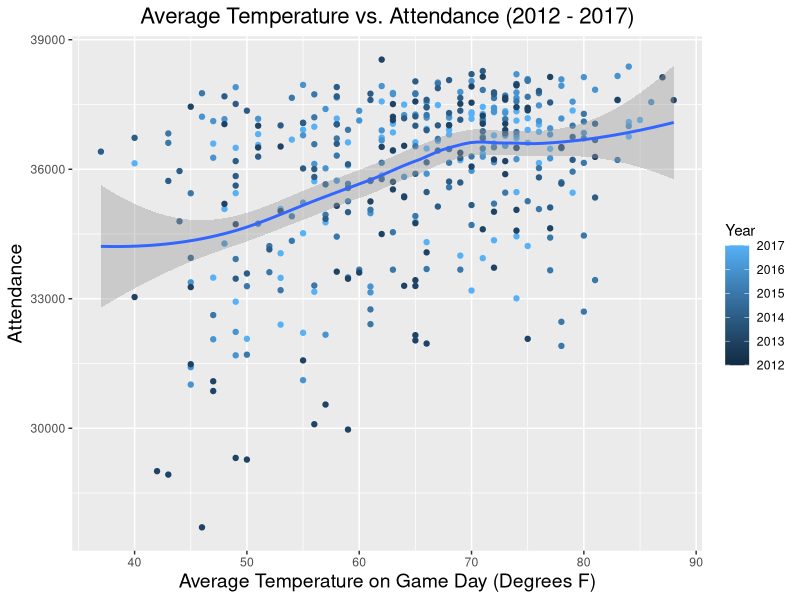
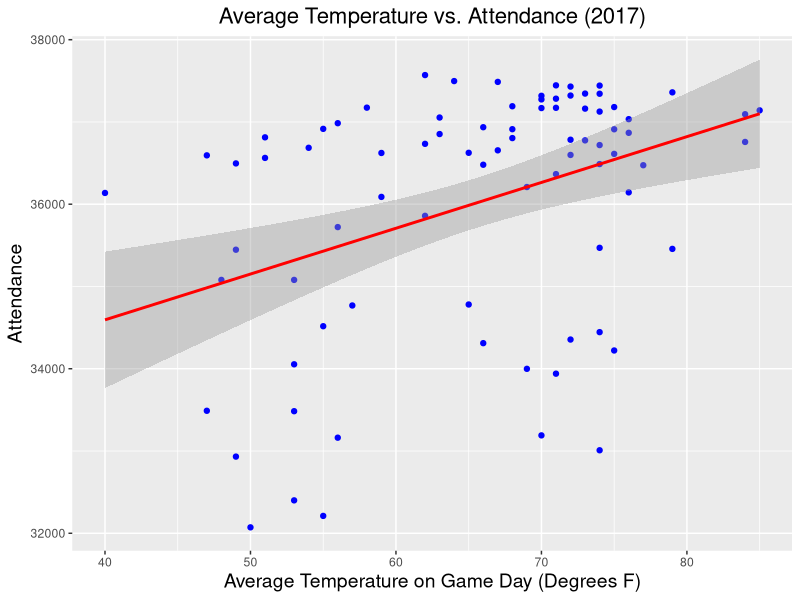
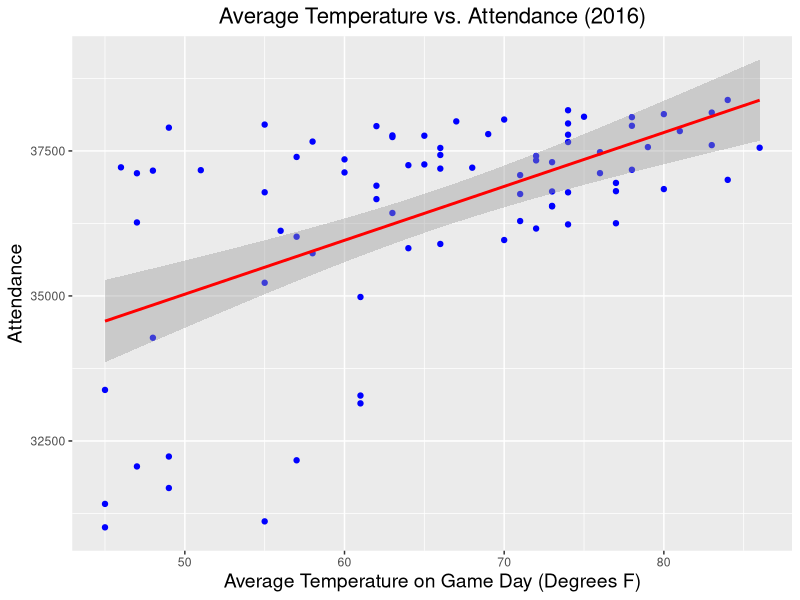
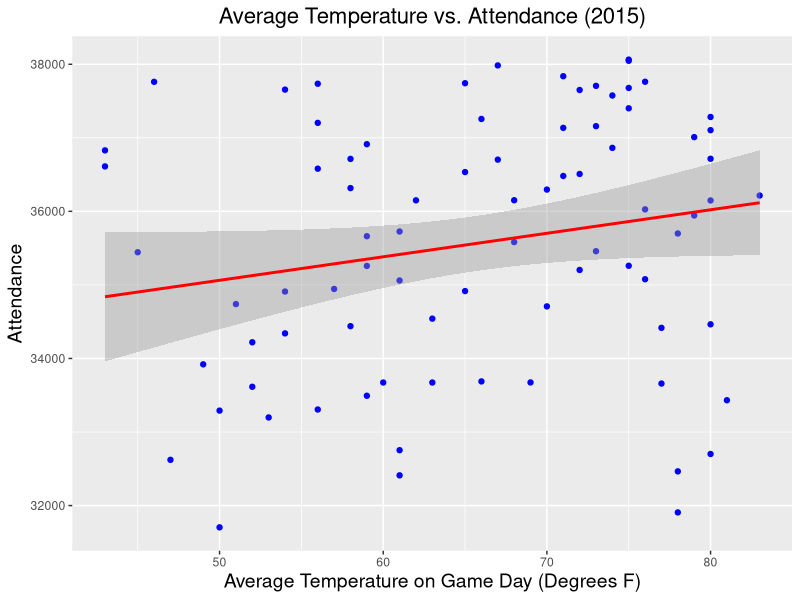
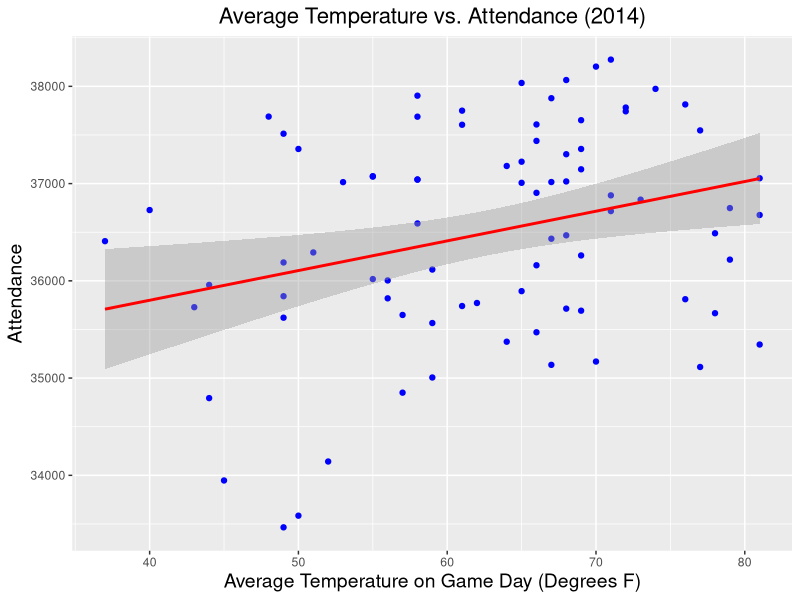
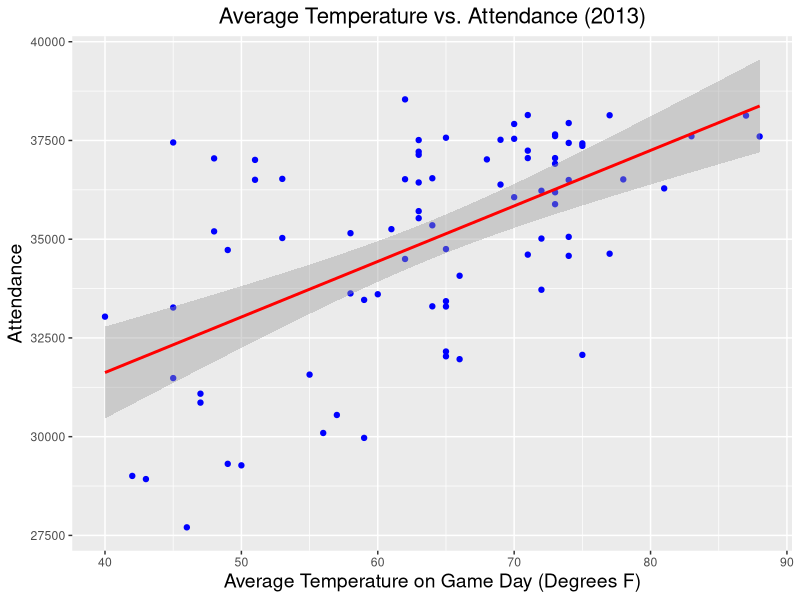

Recreate these plots in R, in order. (Note: this script raises an error after producing the figures.)
## ---- chunk 1
knitr::opts_chunk$set(echo = TRUE)
## ---- chunk 2
library(readr)
library(dplyr)
library(ggplot2)
library(knitr)
library(scales)
library(gridExtra)
baseball <- read.csv("baseball_weather.csv", header = T) %>% filter(X.1 != "@")
basketball <- read.csv("basketball_weather.csv", header = T)
baseball11 <- read.csv("baseball_weather.csv", header = T) %>% filter(X.1 != "@")
baseball <- select(baseball, Gm., Year, DATE, X, Tm, Opp, W.L, Win, Loss, Save, Time, D.N, Attendance, TAVG, TMAX, TMIN)
write.csv(baseball, file = "baseball00.csv")
## ---- chunk 3
# There appears to be a weak but slightly positive relationship between  average temperature and attendance over the past six seasons
ggplot(baseball, mapping = aes(x = TAVG, y = Attendance)) +
  geom_point(mapping = aes(color = Year)) +
  geom_smooth() + 
  ggtitle("Average Temperature vs. Attendance (2012 - 2017)") +
  theme(axis.title.x = element_text(size = 14)) +
  theme(axis.title.y = element_text(size = 14)) +
  theme(plot.title = element_text(hjust = 0.5, size = 16)) +
  xlab("Average Temperature on Game Day (Degrees F)") + 
  ylab("Attendance")
## ---- chunk 4
# 2017 Season
baseball_2017 <- baseball %>% filter(Year == 2017)
# Relationship between average temperature with attendance of season 2017
ggplot(baseball_2017, aes(TAVG, Attendance)) + 
  geom_point(color = "blue") + 
  geom_smooth(method = "lm", color = "red") + 
  ggtitle("Average Temperature vs. Attendance (2017)") +
  theme(axis.title.x = element_text(size = 14)) +
  theme(axis.title.y = element_text(size = 14)) +
  theme(plot.title = element_text(hjust = 0.5, size = 16)) +
  xlab("Average Temperature on Game Day (Degrees F)") + 
  ylab("Attendance")


# 2016 Season
baseball_2016 <- baseball %>% filter(Year == 2016)
# Relationship between average temperature with attendance of season 2016
ggplot(baseball_2016, aes(TAVG, Attendance)) + 
  geom_point(color = "blue") + 
  geom_smooth(method = "lm", color = "red") +
  ggtitle("Average Temperature vs. Attendance (2016)") +
  theme(axis.title.x = element_text(size = 14)) +
  theme(axis.title.y = element_text(size = 14)) +
  theme(plot.title = element_text(hjust = 0.5, size = 16)) +
  xlab("Average Temperature on Game Day (Degrees F)") + 
  ylab("Attendance")

# 2015 Season
baseball_2015 <- baseball %>% filter(Year == 2015)
# Relationship between average temperature with attendance of season 2015
ggplot(baseball_2015, aes(TAVG, Attendance)) + 
  geom_point(color = "blue") + 
  geom_smooth(method = "lm", color = "red") + 
  ggtitle("Average Temperature vs. Attendance (2015)") +
  theme(axis.title.x = element_text(size = 14)) +
  theme(axis.title.y = element_text(size = 14)) +
  theme(plot.title = element_text(hjust = 0.5, size = 16)) +
  xlab("Average Temperature on Game Day (Degrees F)") + 
  ylab("Attendance")

# 2014 Season
baseball_2014 <- baseball %>% filter(Year == 2014)
# Relationship between average temperature with attendance of season 2014
ggplot(baseball_2014, aes(TAVG, Attendance)) + 
  geom_point(color = "blue") + 
  geom_smooth(method = "lm", color = "red") + 
  ggtitle("Average Temperature vs. Attendance (2014)") +
  theme(axis.title.x = element_text(size = 14)) +
  theme(axis.title.y = element_text(size = 14)) +
  theme(plot.title = element_text(hjust = 0.5, size = 16)) +
  xlab("Average Temperature on Game Day (Degrees F)") + 
  ylab("Attendance")

# 2013 Season
baseball_2013 <- baseball %>% filter(Year == 2013)
# Relationship between average temperature with attendance of season 2013
ggplot(baseball_2013, aes(TAVG, Attendance)) + 
  geom_point(color = "blue") + 
  geom_smooth(method = "lm", color = "red") + 
  ggtitle("Average Temperature vs. Attendance (2013)") +
  theme(axis.title.x = element_text(size = 14)) +
  theme(axis.title.y = element_text(size = 14)) +
  theme(plot.title = element_text(hjust = 0.5, size = 16)) +
  xlab("Average Temperature on Game Day (Degrees F)") + 
  ylab("Attendance")
## ---- chunk 5
# 2017
# Summary of attendance in seanson 2017 with different opponent.
# Group by different opponents and arrange the attendance from high to low
baseball_opp17 <- baseball_2017 %>% group_by(Opp) %>% summarise(avg_attendance = round(mean(Attendance),,digits = 0))
baseball_opp17 <- arrange(baseball_opp17, desc(avg_attendance))

ggplot(baseball_opp17, aes(Opp, avg_attendance)) + 
  geom_bar(stat = "identity") +
  ggtitle("Average Attendance vs. Opponents in 2017") +
  theme(axis.title.x = element_text(size = 14)) +
  theme(axis.title.y = element_text(size = 14)) +
  theme(axis.text.x = element_text(angle = 90, hjust = 1)) +
  theme(plot.title = element_text(hjust = 0.5, size = 16)) +
  xlab("Opponent") + 
  ylab("Average Attendance") 


kable(baseball_opp17)


## ---- chunk 6
# 2016
# Summary of attendance in seanson 2016 with different opponent.
# Group by different opponents and arrange the attendance from high to low
baseball_opp16 <- baseball_2016 %>% group_by(Opp) %>% summarise(avg_attendance = round(mean(Attendance),digits = 0))
baseball_opp16 <- arrange(baseball_opp16, desc(avg_attendance))

ggplot(baseball_opp16, aes(Opp, avg_attendance)) + 
  geom_bar(stat = "identity") +
  ggtitle("Average Attendance vs. Opponents in 2016") +
  theme(axis.title.x = element_text(size = 14)) +
  theme(axis.title.y = element_text(size = 14)) +
  theme(axis.text.x = element_text(angle = 90, hjust = 1)) +
  theme(plot.title = element_text(hjust = 0.5, size = 16)) +
  xlab("Opponent") + 
  ylab("Average Attendance") 


kable(baseball_opp16)



## ---- chunk 7
# 2015
# Summary of attendance in seanson 2016 with different opponent.
# Group by different opponents and arrange the attendance from high to low
baseball_opp15 <- baseball_2015 %>% group_by(Opp) %>% summarise(avg_attendance = round(mean(Attendance),digits = 0))
baseball_opp15 <- arrange(baseball_opp15, desc(avg_attendance))

ggplot(baseball_opp15, aes(Opp, avg_attendance)) + 
  geom_bar(stat = "identity") +
  ggtitle("Average Attendance vs. Opponents in 2015") +
  theme(axis.title.x = element_text(size = 14)) +
  theme(axis.title.y = element_text(size = 14)) +
  theme(axis.text.x = element_text(angle = 90, hjust = 1)) +
  theme(plot.title = element_text(hjust = 0.5, size = 16)) +
  xlab("Opponent") + 
  ylab("Average Attendance") 


kable(baseball_opp15)

## ---- chunk 8
# 2014
# Summary of attendance in seanson 2016 with different opponent.
# Group by different opponents and arrange the attendance from high to low
baseball_opp14 <- baseball_2014 %>% group_by(Opp) %>% summarise(avg_attendance = round(mean(Attendance),,digits = 0))
baseball_opp14 <- arrange(baseball_opp14, desc(avg_attendance))

ggplot(baseball_opp14, aes(Opp, avg_attendance)) + 
  geom_bar(stat = "identity") +
  ggtitle("Average Attendance vs. Opponents in 2014") +
  theme(axis.title.x = element_text(size = 14)) +
  theme(axis.title.y = element_text(size = 14)) +
  theme(axis.text.x = element_text(angle = 90, hjust = 1)) +
  theme(plot.title = element_text(hjust = 0.5, size = 16)) +
  xlab("Opponent") + 
  ylab("Average Attendance") 


kable(baseball_opp14)


## ---- chunk 9
# 2013
# Summary of attendance in seanson 2013 with different opponent.
# Group by different opponents and arrange the attendance from high to low
baseball_opp13 <- baseball_2013 %>% group_by(Opp) %>% summarise(avg_attendance = round(mean(Attendance),digits = 0))
baseball_opp13 <- arrange(baseball_opp13, desc(avg_attendance))

ggplot(baseball_opp13, aes(Opp, avg_attendance)) + 
  geom_bar(stat = "identity") +
  ggtitle("Average Attendance vs. Opponents in 2013")+
  theme(axis.title.x = element_text(size = 14)) +
  theme(axis.title.y = element_text(size = 14)) +
  theme(axis.text.x = element_text(angle = 90, hjust = 1)) +
  theme(plot.title = element_text(hjust = 0.5, size = 16)) +
  xlab("Opponent") + 
  ylab("Average Attendance")


kable(baseball_opp13)
## ---- chunk 10
# Summary of attendance in 6 seansons with different opponent.
# Group by different opponents and arrange the attendance from high to low
baseball_opp <- baseball %>% group_by(Opp) %>% summarise(avg_attendance = round(mean(Attendance),digits = 0))
baseball_opp <- arrange(baseball_opp, desc(avg_attendance))

ggplot(baseball_opp, aes(Opp, avg_attendance)) +
  geom_bar(stat = "identity") + ggtitle("Average Attendance vs. Opponents in Six Seasons") +
  theme(axis.text.x = element_text(angle = 90, hjust = 1)) +
  theme(axis.title.x = element_text(size = 14)) +
  theme(axis.title.y = element_text(size = 14)) +
  theme(plot.title = element_text(hjust = 0.5, size = 16)) +
  xlab("Opponent") + 
  ylab("Average Attendance")

kable(baseball_opp)

## ---- chunk 11
# How the rain/snowy/windy days will affect the attendance of Red Sox, since base game is hypaethral.
baseball_SpecialWeather<- baseball11 %>% select(Gm.,Year,DATE, Tm, Time, Attendance,SNOW,PRCP )%>% filter(PRCP!=0)

# The rain influences on Red Sox attendence
plot1<-ggplot(baseball_SpecialWeather, aes(PRCP, Attendance)) + 
  geom_point(color = "blue") + 
  geom_smooth(method = "lm", color = "red") + 
  ggtitle("Precipitation vs. Attendance (2013-2017)") +
  theme(axis.title.x = element_text(size = 14)) +
  theme(axis.title.y = element_text(size = 14)) +
  theme(plot.title = element_text(hjust = 0.5, size = 16)) +
  xlab("Precipitation on Game Day (mm)") + 
  ylab("Total Attendance")

# The snow influences on Red Sox attendence
plot2<-ggplot(baseball_SpecialWeather, aes(SNOW, Attendance)) + 
  geom_point(color = "blue") + 
  geom_smooth(method = "lm", color = "red") + 
  ggtitle("Snow vs. Attendance (2013-2017)") +
  theme(axis.title.x = element_text(size = 14)) +
  theme(axis.title.y = element_text(size = 14)) +
  theme(plot.title = element_text(hjust = 0.5, size = 16)) +
  xlab("Whether snow on Game Day ") + 
  ylab("Total Attendance")

plot1
plot2

## ---- chunk 12
baseball_SpecialWeather17 <- baseball_SpecialWeather %>% filter(Year == 2017)
baseball_SpecialWeather16 <- baseball_SpecialWeather %>% filter(Year == 2016)
baseball_SpecialWeather15 <- baseball_SpecialWeather %>% filter(Year == 2015)
baseball_SpecialWeather14 <- baseball_SpecialWeather %>% filter(Year == 2014)
baseball_SpecialWeather13 <- baseball_SpecialWeather %>% filter(Year == 2013)

# Rain influences on Red Sox attendence in 2017:
plot17<-ggplot(baseball_SpecialWeather17, aes(PRCP, Attendance)) + 
  geom_point(color = "blue") + 
  geom_smooth(method = "lm", color = "red") + 
  ggtitle("Precipitation vs. Attendance (2017)") +
  theme(axis.title.x = element_text(size = 14)) +
  theme(axis.title.y = element_text(size = 14)) +
  theme(plot.title = element_text(hjust = 0.5, size = 16)) +
  xlab("Precipitation on Game Day (mm)") + 
  ylab("Total Attendance")

# The rain influences on Red Sox attendence in 2016:
plot16<-ggplot(baseball_SpecialWeather16, aes(PRCP, Attendance)) + 
  geom_point(color = "blue") + 
  geom_smooth(method = "lm", color = "red") + 
  ggtitle("Precipitation vs. Attendance (2016)") +
  theme(axis.title.x = element_text(size = 14)) +
  theme(axis.title.y = element_text(size = 14)) +
  theme(plot.title = element_text(hjust = 0.5, size = 16)) +
  xlab("Precipitation on Game Day (mm)") + 
  ylab("Total Attendance")

# The rain influences on Red Sox attendence in 2015:
plot15<-ggplot(baseball_SpecialWeather15, aes(PRCP, Attendance)) + 
  geom_point(color = "blue") + 
  geom_smooth(method = "lm", color = "red") + 
  ggtitle("Precipitation vs. Attendance (2015)") +
  theme(axis.title.x = element_text(size = 14)) +
  theme(axis.title.y = element_text(size = 14)) +
  theme(plot.title = element_text(hjust = 0.5, size = 16)) +
  xlab("Precipitation on Game Day (mm)") + 
  ylab("Total Attendance")

# The rain influences on Red Sox attendence in 2014:
plot14<-ggplot(baseball_SpecialWeather14, aes(PRCP, Attendance)) + 
  geom_point(color = "blue") + 
  geom_smooth(method = "lm", color = "red") + 
  ggtitle("Precipitation vs. Attendance (2014)") +
  theme(axis.title.x = element_text(size = 14)) +
  theme(axis.title.y = element_text(size = 14)) +
  theme(plot.title = element_text(hjust = 0.5, size = 16)) +
  xlab("Precipitation on Game Day (mm)") + 
  ylab("Total Attendance")

# The rain influences on Red Sox attendence in 2013:
plot13<-ggplot(baseball_SpecialWeather13, aes(PRCP, Attendance)) + 
  geom_point(color = "blue") + 
  geom_smooth(method = "lm", color = "red") + 
  ggtitle("Precipitation vs. Attendance (2013)") +
  theme(axis.title.x = element_text(size = 14)) +
  theme(axis.title.y = element_text(size = 14)) +
  theme(plot.title = element_text(hjust = 0.5, size = 16)) +
  xlab("Precipitation on Game Day (mm)") + 
  ylab("Total Attendance")

plot17
plot16
plot15
plot14
plot13
## ---- chunk 13
bball12 <- read.csv("attend2012.csv")
bball13 <- read.csv("attend2013.csv")
bball14 <- read.csv("attend2014.csv")
bball15 <- read.csv("attend2015.csv")
bball16 <- read.csv("attend2016.csv")

bball <- rbind(bball12, bball13, bball14, bball15, bball16)
bball$Year <- factor(bball$Year)
colnames(bball)[3] <- "Opp"
bball$Opp <- factor(bball$Opp)
write.csv(bball, file = "bball.csv")
#View(bball)
## ---- chunk 14
ggplot(bball, mapping = aes(x = TAVG, y = Attendance)) +
  geom_point(mapping = aes(color = Year)) +
  geom_smooth() + 
  ggtitle("Average Temperature vs. Attendance (2012 - 2017)") +
  theme(axis.title.x = element_text(size = 14)) +
  theme(axis.title.y = element_text(size = 14)) +
  theme(plot.title = element_text(hjust = 0.5, size = 16)) +
  xlab("Average Temperature on Game Day (°F)") + 
  ylab("Attendance")
## ---- chunk 15
# 2017 Season
bball_2017 <- bball %>% filter(Year == 2017)
# Relationship between average temperature with attendance of season 2017
ggplot(bball_2017, aes(TAVG, Attendance)) + 
  geom_point(color = "blue") + 
  geom_smooth(method = "lm", color = "red") + 
  ggtitle("Average Temperature vs. Attendance (2017)") +
  theme(axis.title.x = element_text(size = 14)) +
  theme(axis.title.y = element_text(size = 14)) +
  theme(plot.title = element_text(hjust = 0.5, size = 16)) +
  xlab("Average Temperature on Game Day (°F)") + 
  ylab("Attendance")


# 2016 Season
bball_2016 <- bball %>% filter(Year == 2016)
# Relationship between average temperature with attendance of season 2016
ggplot(bball_2016, aes(TAVG, Attendance)) + 
  geom_point(color = "blue") + 
  geom_smooth(method = "lm", color = "red") +
  ggtitle("Average Temperature vs. Attendance (2016)") +
  theme(axis.title.x = element_text(size = 14)) +
  theme(axis.title.y = element_text(size = 14)) +
  theme(plot.title = element_text(hjust = 0.5, size = 16)) +
  xlab("Average Temperature on Game Day (°F)") + 
  ylab("Attendance")

# 2015 Season
bball_2015 <- bball %>% filter(Year == 2015)
# Relationship between average temperature with attendance of season 2015
ggplot(bball_2015, aes(TAVG, Attendance)) + 
  geom_point(color = "blue") + 
  geom_smooth(method = "lm", color = "red") + 
  ggtitle("Average Temperature vs. Attendance (2015)") +
  theme(axis.title.x = element_text(size = 14)) +
  theme(axis.title.y = element_text(size = 14)) +
  theme(plot.title = element_text(hjust = 0.5, size = 16)) +
  xlab("Average Temperature on Game Day (°F)") + 
  ylab("Attendance")

# 2014 Season
bball_2014 <- bball %>% filter(Year == 2014)
# Relationship between average temperature with attendance of season 2014
ggplot(bball_2014, aes(TAVG, Attendance)) + 
  geom_point(color = "blue") + 
  geom_smooth(method = "lm", color = "red") + 
  ggtitle("Average Temperature vs. Attendance (2014)") +
  theme(axis.title.x = element_text(size = 14)) +
  theme(axis.title.y = element_text(size = 14)) +
  theme(plot.title = element_text(hjust = 0.5, size = 16)) +
  xlab("Average Temperature on Game Day (°F)") + 
  ylab("Attendance")

# 2013 Season
bball_2013 <- bball %>% filter(Year == 2013)
# Relationship between average temperature with attendance of season 2013

bball_2013$TAVG <- (bball_2013$TMAX + bball_2013$TMIN)/2
ggplot(bball_2013, aes(TAVG, Attendance)) + 
  geom_point(color = "blue") + 
  geom_smooth(method = "lm", color = "red") + 
  ggtitle("Average Temperature vs. Attendance (2013)") +
  theme(axis.title.x = element_text(size = 14)) +
  theme(axis.title.y = element_text(size = 14)) +
  theme(plot.title = element_text(hjust = 0.5, size = 16)) +
  xlab("Average Temperature on Game Day (°F)") + 
  ylab("Attendance")
## ---- chunk 16
# 2017
# Summary of attendance in seanson 2017 with different opponent.
# Group by different opponents and arrange the attendance from high to low
bball_opp17 <- bball_2017 %>% group_by(Opp) %>% summarise(avg_attendance = round(mean(Attendance),,digits = 0))
bball_opp17 <- arrange(bball_opp17, desc(avg_attendance))

ggplot(bball_opp17, aes(Opp, avg_attendance)) + 
  geom_bar(stat = "identity") +
  ggtitle("Average Attendance vs. Opponents in 2017") +
  theme(axis.title.x = element_text(size = 14)) +
  theme(axis.title.y = element_text(size = 14)) +
  theme(axis.text.x = element_text(angle = 90, hjust = 1)) +
  theme(plot.title = element_text(hjust = 0.5, size = 16)) +
  xlab("Opponent") + 
  ylab("Average Attendance") 


knitr::kable(bball_opp17)
## ---- chunk 17
# 2016
# Summary of attendance in seanson 2016 with different opponent.
# Group by different opponents and arrange the attendance from high to low
bball_opp16 <- bball_2016 %>% group_by(Opp) %>% summarise(avg_attendance = round(mean(Attendance),digits = 0))
bball_opp16 <- arrange(bball_opp16, desc(avg_attendance))

ggplot(bball_opp16, aes(Opp, avg_attendance)) + 
  geom_bar(stat = "identity") +
  ggtitle("Average Attendance vs. Opponents in 2016") +
  theme(axis.title.x = element_text(size = 14)) +
  theme(axis.title.y = element_text(size = 14)) +
  theme(axis.text.x = element_text(angle = 90, hjust = 1)) +
  theme(plot.title = element_text(hjust = 0.5, size = 16)) +
  xlab("Opponent") + 
  ylab("Average Attendance") 


knitr::kable(bball_opp16)
## ---- chunk 18
# 2015
# Summary of attendance in seanson 2016 with different opponent.
# Group by different opponents and arrange the attendance from high to low
bball_opp15 <- bball_2015 %>% group_by(Opp) %>% summarise(avg_attendance = round(mean(Attendance),digits = 0))
bball_opp15 <- arrange(bball_opp15, desc(avg_attendance))

ggplot(bball_opp15, aes(Opp, avg_attendance)) + 
  geom_bar(stat = "identity") +
  ggtitle("Average Attendance vs. Opponents in 2015") +
  theme(axis.title.x = element_text(size = 14)) +
  theme(axis.title.y = element_text(size = 14)) +
  theme(axis.text.x = element_text(angle = 90, hjust = 1)) +
  theme(plot.title = element_text(hjust = 0.5, size = 16)) +
  xlab("Opponent") + 
  ylab("Average Attendance") 


knitr::kable(bball_opp15)
## ---- chunk 19
# 2014
# Summary of attendance in seanson 2016 with different opponent.
# Group by different opponents and arrange the attendance from high to low
bball_opp14 <- bball_2014 %>% group_by(Opp) %>% summarise(avg_attendance = round(mean(Attendance),,digits = 0))
bball_opp14 <- arrange(bball_opp14, desc(avg_attendance))

ggplot(bball_opp14, aes(Opp, avg_attendance)) + 
  geom_bar(stat = "identity") +
  ggtitle("Average Attendance vs. Opponents in 2014") +
  theme(axis.title.x = element_text(size = 14)) +
  theme(axis.title.y = element_text(size = 14)) +
  theme(axis.text.x = element_text(angle = 90, hjust = 1)) +
  theme(plot.title = element_text(hjust = 0.5, size = 16)) +
  xlab("Opponent") + 
  ylab("Average Attendance") 


knitr::kable(bball_opp14)
## ---- chunk 20
# 2013
# Summary of attendance in seanson 2013 with different opponent.
# Group by different opponents and arrange the attendance from high to low
bball_opp13 <- bball_2013 %>% group_by(Opp) %>% summarise(avg_attendance = round(mean(Attendance),digits = 0))
bball_opp13 <- arrange(bball_opp13, desc(avg_attendance))

ggplot(bball_opp13, aes(Opp, avg_attendance)) + 
  geom_bar(stat = "identity") +
  ggtitle("Average Attendance vs. Opponents in 2013")+
  theme(axis.title.x = element_text(size = 14)) +
  theme(axis.title.y = element_text(size = 14)) +
  theme(axis.text.x = element_text(angle = 90, hjust = 1)) +
  theme(plot.title = element_text(hjust = 0.5, size = 16)) +
  xlab("Opponent") + 
  ylab("Average Attendance")


knitr::kable(bball_opp13)
## ---- chunk 21
# Summary of attendance in 6 seansons with different opponent.
# Group by different opponents and arrange the attendance from high to low
bball_opp <- bball %>% group_by(Opp) %>% summarise(avg_attendance = round(mean(Attendance),digits = 0))
bball_opp <- arrange(bball_opp, desc(avg_attendance))

ggplot(bball_opp, aes(Opp, avg_attendance)) +
  geom_bar(stat = "identity") + ggtitle("Average Attendance vs. Opponents in Six Seasons") +
  theme(axis.text.x = element_text(angle = 90, hjust = 1)) +
  theme(axis.title.x = element_text(size = 14)) +
  theme(axis.title.y = element_text(size = 14)) +
  theme(plot.title = element_text(hjust = 0.5, size = 16)) +
  xlab("Opponent") + 
  ylab("Average Attendance")

knitr::kable(bball_opp)
## ---- chunk 22

basketball_WeatherAll<-read.csv("bball.csv")
basketball_SpecialWeather<- basketball_WeatherAll %>% select(Year,Date, Attendance,AWND,PRCP ) 

# The snow influences on Celtics attendence
plot1<-ggplot(basketball_SpecialWeather, aes(PRCP, Attendance)) + 
  geom_point(mapping=aes(color = Year)) + 
  geom_smooth() + 
  ggtitle("Precipitation vs. Attendance (2013-2017)") +
  theme(plot.title = element_text(hjust = 0.5)) +
  xlab("Precipitation on Game Day (mm)") + 
  ylab("Total Attendance")
# The wind influences on Celtics attendence
plot2<-ggplot(basketball_SpecialWeather, aes(AWND,Attendance)) + 
  geom_point(mapping=aes(color = Year)) + 
  geom_smooth() + 
  ggtitle("Wind vs. Attendance (2013-2017)") +
  theme(plot.title = element_text(hjust = 0.5)) +
  xlab("Wind on Game Day ") + 
  ylab("Total Attendance")
plot1
plot2
